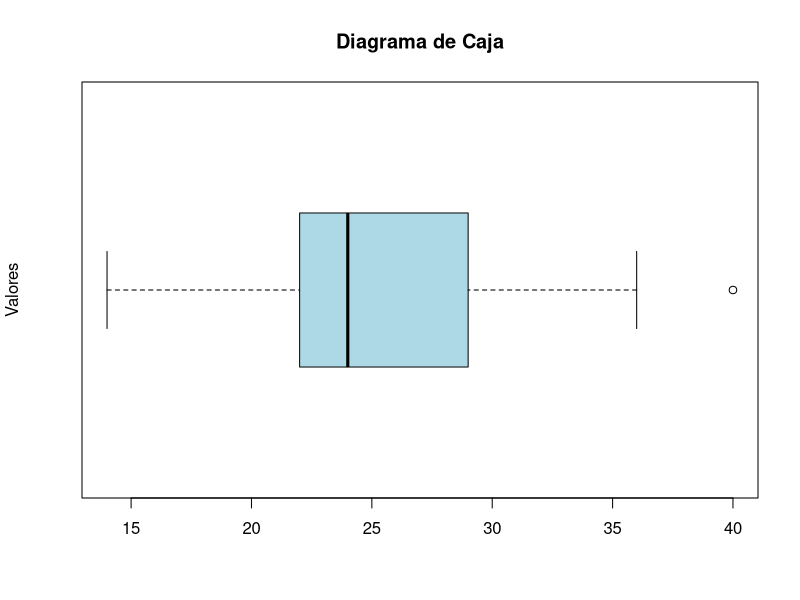

Generate this figure with R:


datos = c(14, 15, 22, 25, 22, 21, 24, 24, 30, 25, 22, 36, 40, 35, 36, 25, 22, 28, 22)
boxplot(datos, horizontal = TRUE,
        main = "Diagrama de Caja",
        ylab = "Valores",
        col = "lightblue")

# Medidas de tendencia central en R....

# 1. Definición del conjunto de datos (ejemplo: edades de un grupo)
datos <- c(22, 25, 22, 30, 25, 22, 40, 35, 25, 22, 28, 22)

# 2. Cálculo de la Media (Promedio aritmético)
# Se utiliza la función mean()
media <- mean(datos)

# 3. Cálculo de la Mediana (Valor central tras ordenar los datos)
# Se utiliza la función median()
mediana <- median(datos)

# 4. Cálculo de la Moda (El valor con mayor frecuencia)
# Creamos una función personalizada para encontrar el valor más frecuente
calcular_moda <- function(v) {
tab <- table(v)                # Crea una tabla de frecuencias
indice_max <- which.max(tab)    # Encuentra la posición del valor máximo
moda <- names(tab)[indice_max]  # Obtiene el nombre (valor) de esa posición
return(as.numeric(moda))        # Lo devuelve como número
}

moda <- calcular_moda(datos)

# 5. Mostrar los resultados en la consola
cat("--- Medidas de Tendencia Central ---\n")
cat("Datos analizados:", datos, "\n")
cat("Media:", media, "\n")
cat("Mediana:", mediana, "\n")
cat("Moda:", moda, "\n")

# Extra: Resumen estadístico rápido
cat("\n--- Resumen General ---\n")
print(summary(datos))
